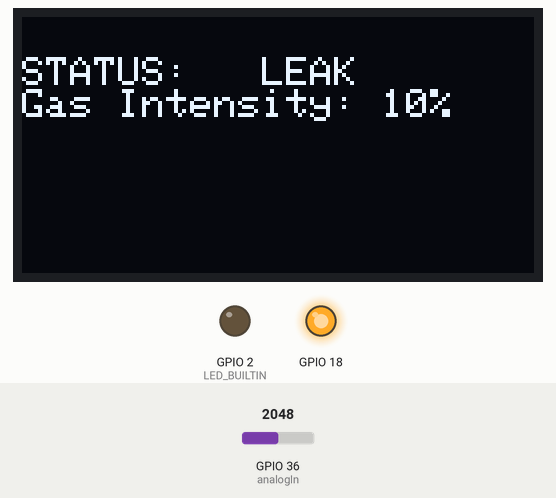
Recording of a program running on a simulated ESP32. Parts: 128×64 one-colour display, output pins drawn as LEDs (lit = HIGH). The test bench sets the inputs (shaded band); at power-on: GPIO 36 (analogIn) = 2048 (analog values on the 0–4095 scale). What the program prints to the serial monitor is not drawn.

Above: at 1.5 s.
1.6 s: GPIO 36 (analogIn) set to 1929
At 2.7 s:
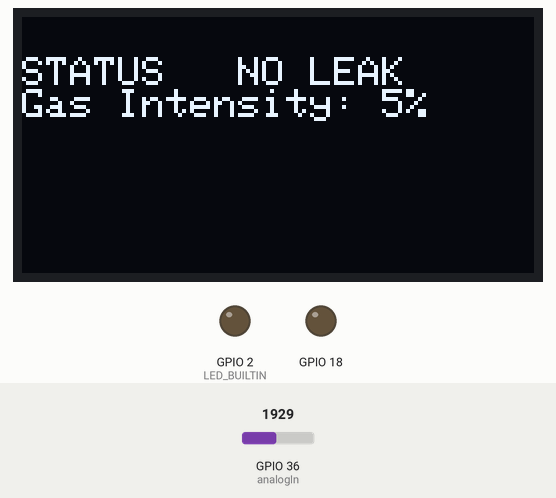
3.5 s: GPIO 36 (analogIn) set to 2866
At 4.8 s:
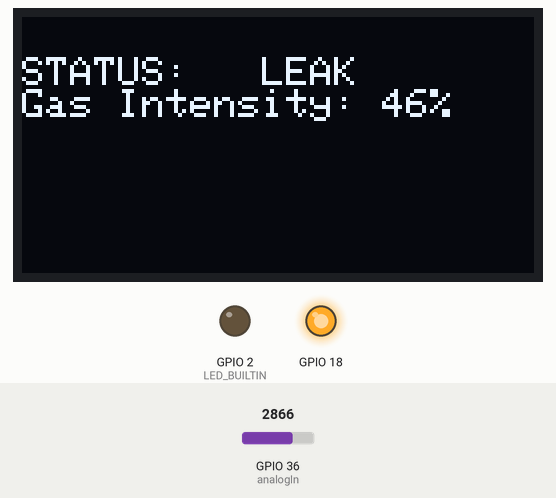
5.6 s: GPIO 36 (analogIn) set to 3603
At 6.9 s:
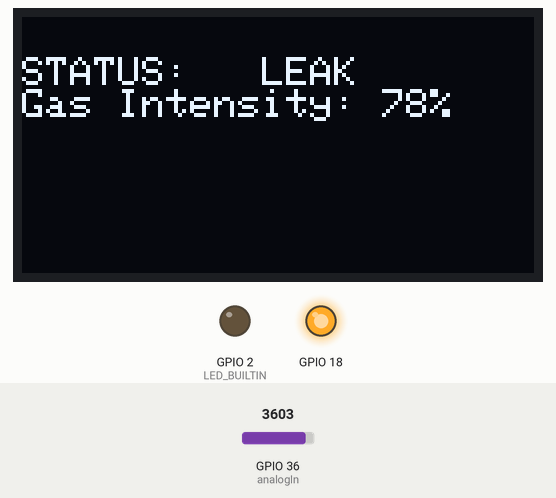
Timing chart, 0 to 8.6 s (numbered marks = the images above; inputs shaded):
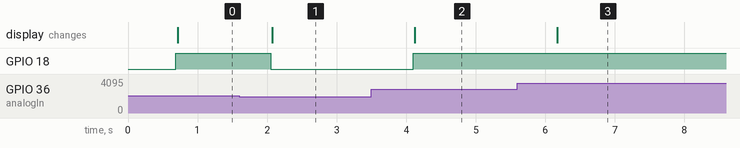

Measured:
- the behaviour switches between 1997 and 1996 on GPIO 36 (analogIn) (found by bisection; images 0 and 1)
- after the input at 1.6 s, GPIO 18: HIGH → LOW after 0.45 s; the display: changes after 0.48 s (image 1)
- after the input at 3.5 s, GPIO 18: LOW → HIGH after 0.60 s; the display: changes after 0.63 s (image 2)
- after the input at 5.6 s, the display: changes after 0.57 s (image 3)

The program:

main.cpp
```cpp
	#include <Adafruit_GFX.h>
	#include <Adafruit_SSD1306.h>
	#include <Arduino.h>
	#include <esp_now.h>
	#include <WiFi.h>
	#include <Wire.h>
	#include <esp_wifi.h>

	uint8_t broadcastAddress[] = {0xC8, 0xC9, 0xA3, 0xFC, 0xDC, 0x5C};
	bool channelFound = false;

	#define OLED_RESET 4
	Adafruit_SSD1306 display(OLED_RESET);

	typedef struct struct_message {
	    int id;
		// String uuid;
		int gasIntensity;
		int zone;
	} struct_message;

	struct_message myData;


	uint8_t channel = 1;

	void tryNextChannel() {
	Serial.println("Changing channel from " + String(channel) + " to " + String(channel+1));
	channel = channel % 13 + 1;
	esp_wifi_set_promiscuous(true);
	esp_wifi_set_channel(channel, WIFI_SECOND_CHAN_NONE);
	esp_wifi_set_promiscuous(false);
	}

	void onDataSent(const uint8_t* mac_addr, esp_now_send_status_t status) {
	if (!channelFound && status != ESP_NOW_SEND_SUCCESS) {
		Serial.println("Delivery Fail because channel" + String(channel) + " does not match receiver channel.");
		tryNextChannel(); // If message was not delivered, it tries on another wifi channel.
	}

	else {
		Serial.println("Delivery Successful ! Using channel : " + String(channel));
		channelFound = true;
	}
	}

	const int analogIn = A0;
	int rawValue = 0;
	double voltage = 0;
	double rawSum = 0;
	int limit = 2000;
	int dataToSend = 0;
	int percentage = 0;

	void displayValues(){

	  rawSum = analogRead(analogIn);
	  analogReadResolution(12);

	  // ornekleme
	  for (int i = 0; i < 500; i++){
	      rawSum += analogRead(analogIn);
	  }

	  rawValue = rawSum/500;
	  rawValue = rawValue;
	  voltage = (rawValue / 4096.0) * 3300;
	  percentage = map(rawValue, 1800, 4096, 0, 100);

	  Serial.print("adc value = " );
	  Serial.print(rawValue);
	  Serial.print("\n");
	  Serial.print("mvolts = ");
	  Serial.print(voltage,0);
	  Serial.print("\n");
	  delay(300);

	  display.clearDisplay();
	  display.setTextColor(WHITE);
	  display.setTextSize(1);
	  display.setCursor(0,0);

	  if (rawValue<limit){
	    digitalWrite(LED_BUILTIN, LOW);
	    digitalWrite(18, LOW);
		display.setCursor(0,10);
	    display.print("STATUS   ");
	    display.print("NO LEAK");
	    // display.print("raw value:");
	    // display.print(rawValue);
		display.print("\n");
		display.print("Gas Intensity: ");
		display.print(percentage);
		display.print("%");
	  }
	  else {
	    digitalWrite(LED_BUILTIN, LOW);
	    digitalWrite(18, HIGH);
		display.setCursor(0,10);
	    display.print("STATUS:   ");
	    display.print("LEAK");
	    // display.print("raw value:");
	    // display.print(rawValue);
		display.print("\n");
		display.print("Gas Intensity: ");
		display.print(percentage);
		display.print("%");
	  }
	}

	void setup() {
	  pinMode (LED_BUILTIN, OUTPUT);
	  pinMode (18, OUTPUT);
	  Serial.begin(115200);
	  Wire.begin();
	  display.begin(SSD1306_SWITCHCAPVCC, 0x3C);   // oled i2c adress 0x3C

	  WiFi.mode(WIFI_STA);

	  if (esp_now_init() != ESP_OK) {
	    Serial.println("Error initializing ESP-NOW");
	    return;
	  }


	//https://docs.espressif.com/projects/esp-idf/en/latest/esp32/api-reference/network/esp_now.html#send-esp-now-data
	esp_now_register_send_cb(onDataSent);

	esp_now_peer_info_t peerInfo;
	memset(&peerInfo, 0, sizeof(peerInfo));
	memcpy(peerInfo.peer_addr, broadcastAddress, 6);
	peerInfo.channel = 0;
	peerInfo.encrypt = false;

	if (esp_now_add_peer(&peerInfo) == ESP_OK) {
		Serial.println("Pair success");
	}
	else
	{
		Serial.println("Pair failed");
	}

	  delay(300);
	}

	void loop() {
	//   String uuid = "51b8b9eb-6dae-4f75-99f0-84740a2fe42a";
	  int zone = 4135;
	  myData.id = 1;
	//   myData.uuid = uuid;
	  myData.gasIntensity = percentage;
	  myData.zone = zone;
	  esp_err_t result = esp_now_send(broadcastAddress, (uint8_t *) &myData, sizeof(myData));

	  if (result == ESP_OK) {
	    Serial.println("Sent with success");
	  }
	  else {
	    Serial.println("Error sending the data");
	  }

	  displayValues();
	  display.display();


	  delay(300);
	}
```
